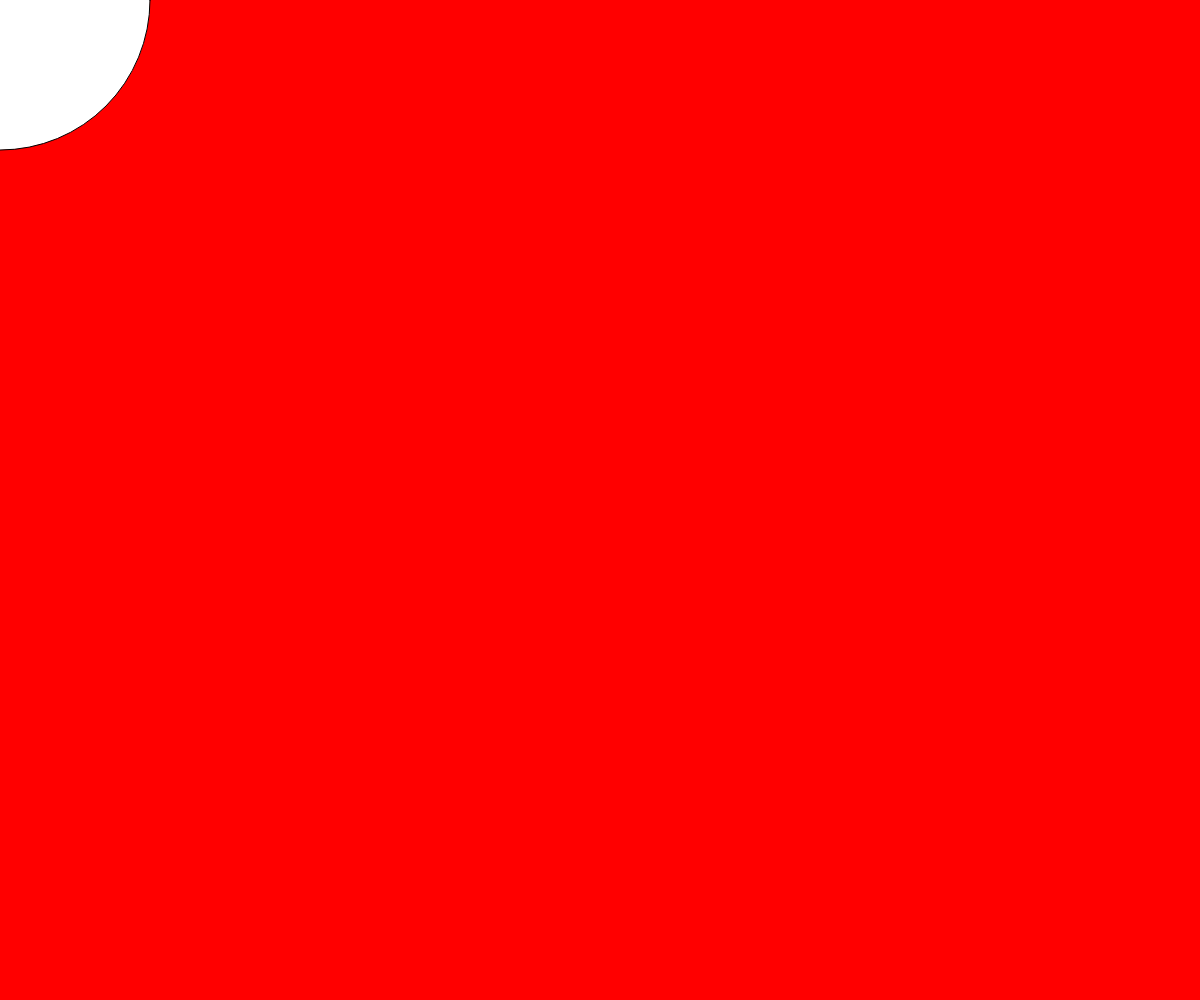
Frame 1 (no input)
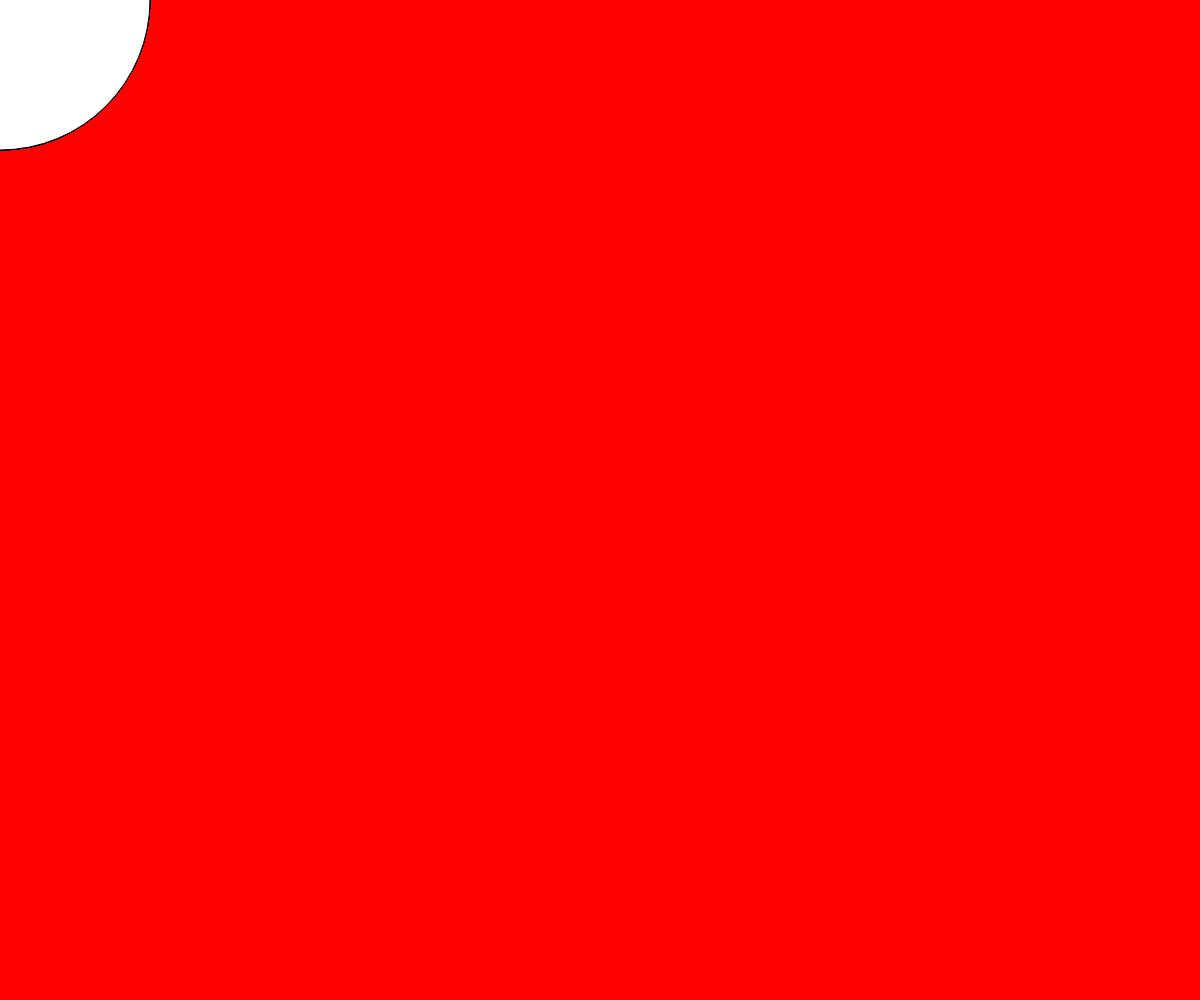
Frame 60 (no input)
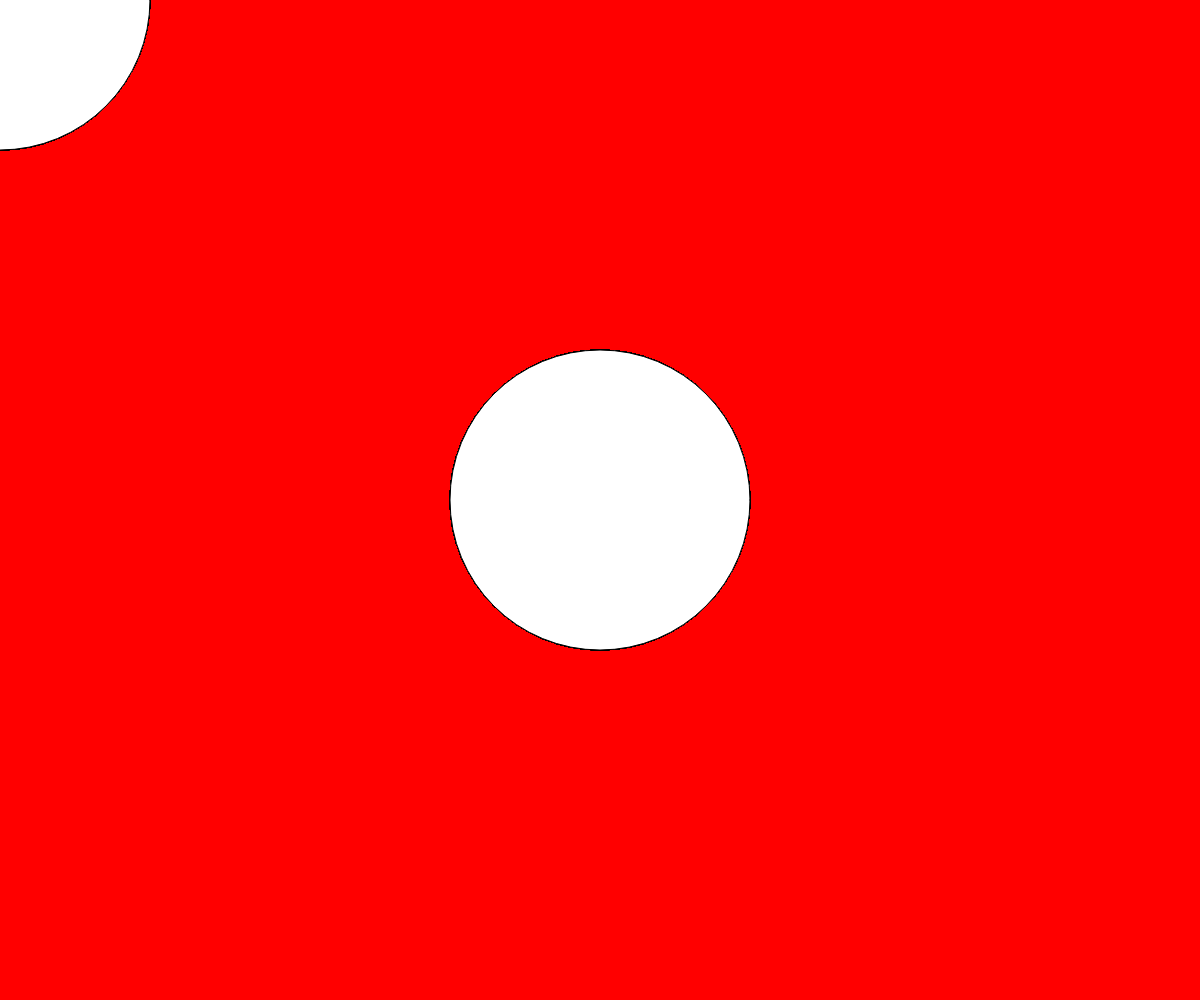
Frame 120 (the mouse pressed at the canvas centre since frame 60)

The p5.js sketch that drew these frames (run headless with seeded random() and noise() and a simulated clock; from frame 60 on, the mouse is pressed at the canvas centre):

// p5.js sketch
// ── sketch.js
//BUILDING WEB-BASED DRAWING INSTRUMENTS TEMPLATE
//BY GALO CANIZARES

function setup() {
  pixelDensity(1);

  canvasIMG = createCanvas(window.windowWidth, window.windowHeight);
  background(255, 0, 0);

}

function draw() {
  //background(bgr, bgg, bgb, alpha);
  ellipse(mouseX, mouseY, 300, 300);

}

function windowResized() {
  resizeCanvas(window.windowWidth, window.windowHeight);
  resetCanvas();
}
